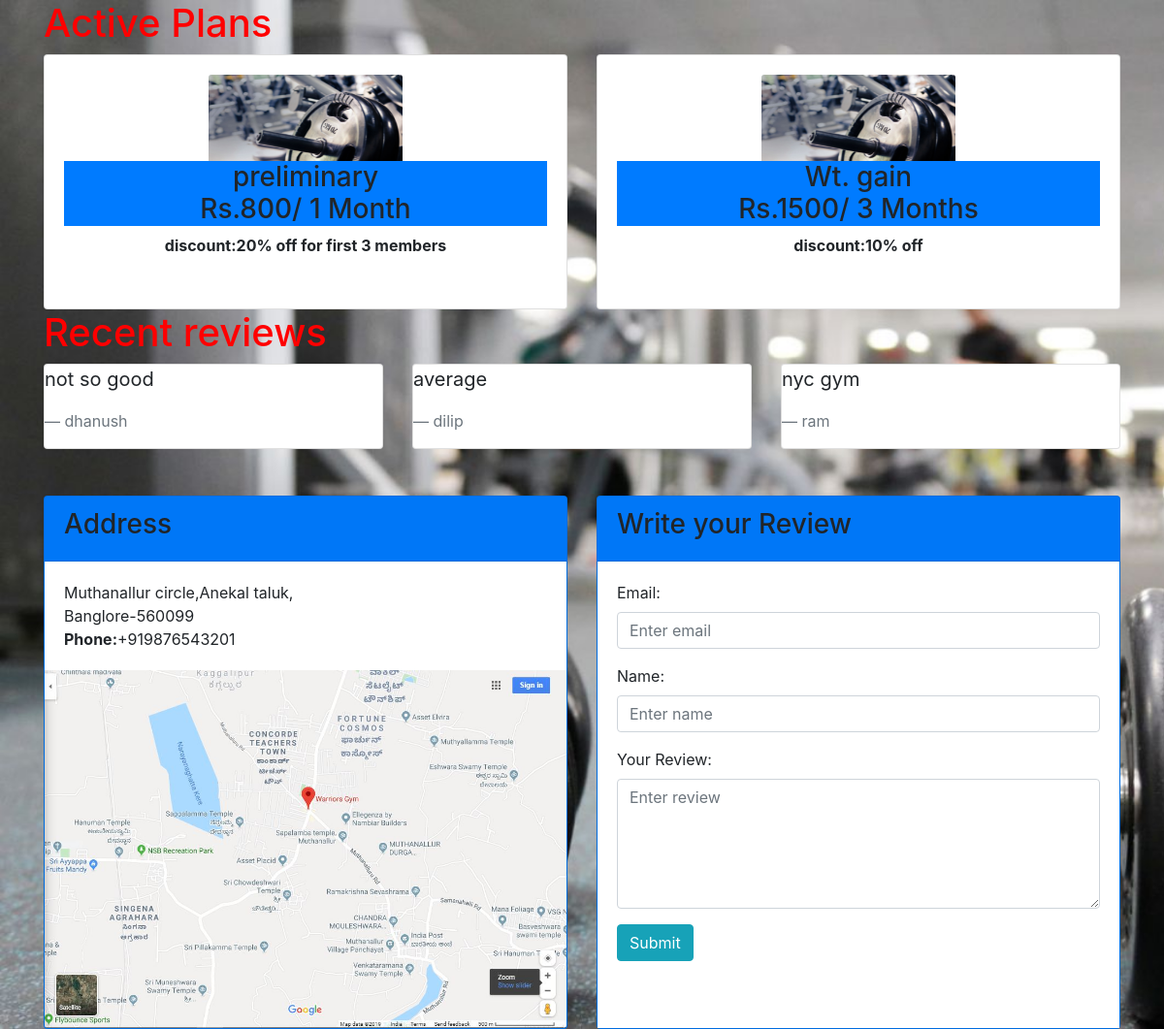
The page / on the database its author committed.
### tables this page shows
CREATE TABLE `plans` (
  `plan_id` int(40) NOT NULL,
  `plan_name` varchar(40) NOT NULL,
  `amount` int(20) NOT NULL,
  `months` int(20) NOT NULL,
  `discount` varchar(40) DEFAULT NULL,
  `picture` varchar(30) NOT NULL
);

CREATE TABLE `reviews` (
  `id` int(11) NOT NULL,
  `email` varchar(40) NOT NULL,
  `name` varchar(40) NOT NULL,
  `review` text NOT NULL,
  `date` timestamp NOT NULL DEFAULT CURRENT_TIMESTAMP
);

### func.php (the view, shortened to what this page needs)
<?php
    include 'includes/dbh.inc.php';
function get_reviews(){
    global $conn;
    $query="SELECT * FROM `reviews` order by date DESC LIMIT 4";
    $result=mysqli_query($conn,$query);
    while($row=mysqli_fetch_array($result)){
        $rev=$row ['review'];
        $Name=$row['name'];
        echo"<div class='card bg-white'>
  <blockquote class='blockquote'>
    <p>$rev</p>
    <footer class='blockquote-footer'>$Name</footer>
  </blockquote>
</div>";
    }
}
function get_pln(){
    global $conn;
    $query="select * from Plans";
    $result=mysqli_query($conn,$query);
    while($row=mysqli_fetch_array($result)){
        $Plan_name=$row['plan_name'];
        $mon=$row['months'];
        $m='';
        if($mon==1){$m=' Month';}else{ $m=' Months';}
        $Amount='.'.$row['amount'].'/ '.$mon.' '.$m;
        $discount=$row['discount'];
        $pic=$row['picture'];
        echo"<div class='card bg-white'>
      <div class='card-body text-center'>
      <img class='card-img-top' src='uploads/$pic' alt='Card image' style='width:40%; height:40%'>
        <h3 class='card-text bg-primary'>$Plan_name <br>Rs$Amount</h3>
        <b>discount:$discount</b>
        </div>
    </div>";
    }
}
?>

### index.php (shortened to what this page needs)
<!DOCTYPE html>
<?php
    include 'func.php';
    ?>
<html lang="en">
  <head>
  <link rel="stylesheet" href="https://maxcdn.bootstrapcdn.com/bootstrap/4.3.1/css/bootstrap.min.css">
  </head>
  <body style="background:url('images/4.jpg'); background-size: cover;">
    <div class="container">
        <div class="page-header">
        <h1 style="color:red;">Active Plans</h1>
        </div>
  <div class="card-deck">
       <?php get_pln(); ?>
  </div>
</div>
      <div class="container">
          <h1 style="color:red;">Recent reviews</h1>
  <div class="card-deck">
          <?php get_reviews(); ?>
          </div></div>
      <br><br>
      <div class="container">
            <div class="card-deck">
<div class="card bg-primary text-black" >
    <div class="card-header"><h3>Address</h3></div>
    <div class="card-body bg-white">Muthanallur circle,Anekal taluk,<br>Banglore-560099<br><b>Phone:</b>+919876543201</div>
<img class="card-img-bottom" src="images/gym.JPG" alt="Card image" style="width:100%">
  </div>
          <div class="card bg-primary text-black" >
              <div class="card-header"><h3>Write your Review</h3></div>
              <div class="card-body bg-white">
  <form action="func.php" method="post">
    <div class="form-group">
      <label for="email">Email:</label>
      <input type="email" class="form-control" name="email" placeholder="Enter email" name="email">
    </div>
    <div class="form-group">
      <label for="name">Name:</label>
      <input type="text" class="form-control" name="name" placeholder="Enter name" name="name">
    </div>
    <div class="form-group">
      <label for="review">Your Review:</label>
      <textarea class="form-control" rows="5" name="rev" placeholder="Enter review" name="text"></textarea>
      </div>
    <button type="submit" name="rev_sub" class="btn btn-info">Submit</button>
          </form>
          </div>
                </div></div></div>
  </body>
</html>

### rows shown on the page
plans: picture (picture), plan_name "preliminary", Amount ".800/ 1 Month", discount "20% off for first 3 members"
plans: picture (picture), plan_name "Wt. gain", Amount ".1500/ 3 Months", discount "10% off"
reviews: review "not so good", name "dhanush"
reviews: review "average", name "dilip"
reviews: review "nyc gym", name "ram"
